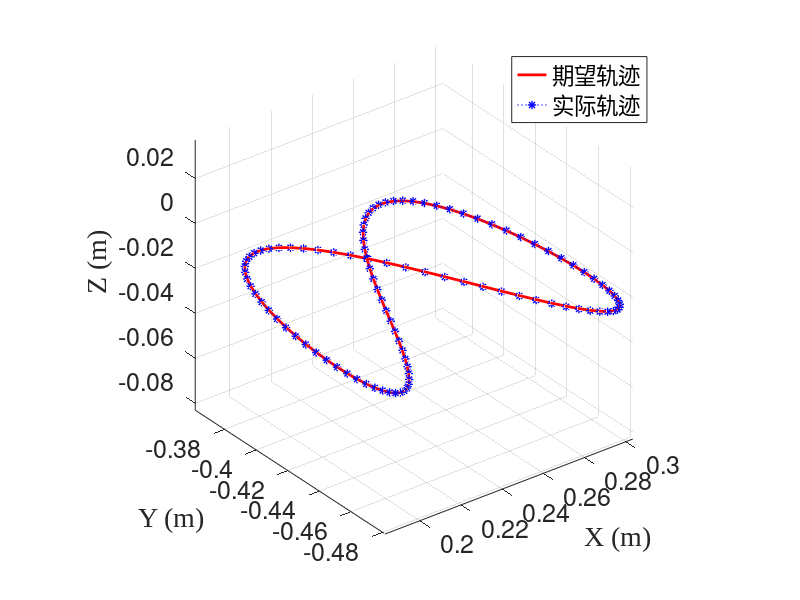
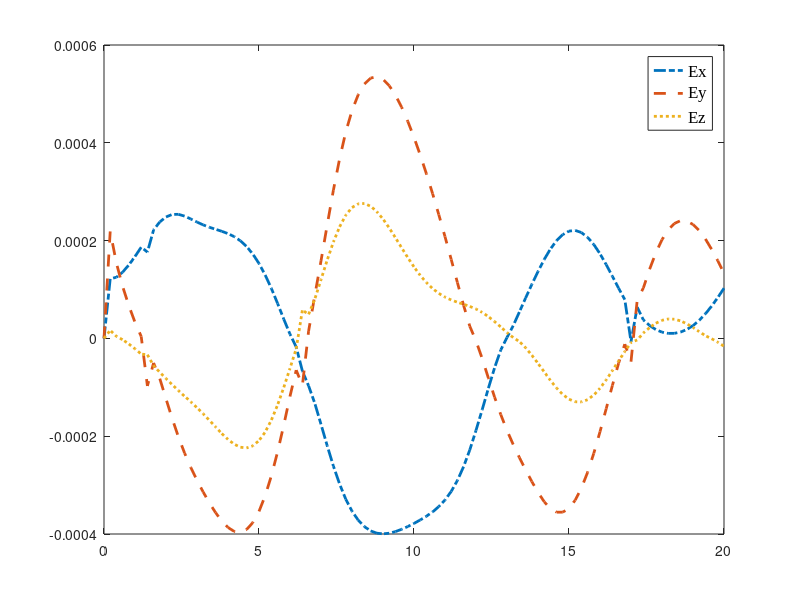

MATLAB code for these plots, in order: (Note: this script raises an error after producing the figures.)
clear;
format long;
% load data/INITdata100.mat;
load data/INITdata100_7.mat;
addpath('functions');

steps = Td/tau+1;
interval = round(steps/100);


% Desired path and acutal trajectory
figure;
plot3(rd(1,1:interval:steps), rd(2,1:interval:steps), rd(3,1:interval:steps), 'r','linewidth', 2);grid on;
hold on;
plot3(ra(1,1:interval:steps), ra(2,1:interval:steps), ra(3,1:interval:steps), 'b:*','linewidth', 1);
hold off;
axis equal
% legend('Desired path', 'Actual trajectory', 'best', 'FontName', 'times new Roman', 'fontsize', 18);
legend('期望轨迹', '实际轨迹', 'best', 'fontsize', 12);
set(gca,'FontSize', 18);
xlabel('X (m)', 'FontName', 'times new Roman','fontsize',20);
ylabel('Y (m)', 'FontName', 'times new Roman','fontsize',20);
zlabel('Z (m)', 'FontName', 'times new Roman','fontsize',20);

% The changes of errors
Error = rd - ra;
figure;
Te = 0:tau:Td;
plot(Te(1:interval:steps),Error(1,1:interval:steps)','-.','linewidth', 2);
hold on;
plot(Te(1:interval:steps),Error(2,1:interval:steps)','--','linewidth', 2);
plot(Te(1:interval:steps),Error(3,1:interval:steps)',':','linewidth', 2);
legend('Ex','Ey','Ez','Location','best', 'FontName', 'times new Roman','fontsize',12);
RMSE = round(sqrt(sum(Error(1,:).^2 + Error(2,:).^2 + Error(3,:).^2)/steps)*1000, 4);
annotation = strcat('RMSE=',mat2str(RMSE),' mm');
text(6.5, -2e-4, annotation, 'fontsize', 12, 'FontName', 'times new Roman');
hold off;
set(gca,'FontSize',18);
xlabel('Time (s)', 'FontName', 'times new Roman','fontsize',20);
ylabel('Error (mm)', 'FontName', 'times new Roman','fontsize',20);

% The changes of joint angles
figure;
plot(Te(1:interval:steps), theta(1,1:interval:steps), 'r-', 'linewidth', 2);%grid on;
hold on;
plot(Te(1:interval:steps), theta(2,1:interval:steps), 'b--', 'linewidth', 2);
plot(Te(1:interval:steps), theta(3,1:interval:steps), 'g:', 'linewidth', 2);
plot(Te(1:interval:steps), theta(4,1:interval:steps), 'c-', 'linewidth', 2);
plot(Te(1:interval:steps), theta(5,1:interval:steps), 'm--', 'linewidth', 2);
plot(Te(1:interval:steps), theta(6,1:interval:steps), 'y:', 'linewidth', 2);
hold off;
set(gca,'FontSize',18);
xlabel('Time (s)', 'FontName', 'times new Roman','fontsize',20);
ylabel('Joint Angle (rad)', 'FontName', 'times new Roman','fontsize',20);
legend('$\theta_1$', '$\theta_2$', '$\theta_3$','$\theta_4$', '$\theta_5$', '$\theta_6$','interpreter','latex', 'FontName', 'times new Roman','fontsize',18);

% The velocity of joint angles
figure;
plot(Te(1:interval:steps-1), dTheta(1,1:interval:steps-1), 'r-', 'linewidth', 2);%grid on;
hold on;
plot(Te(1:interval:steps-1), dTheta(2,1:interval:steps-1), 'b--', 'linewidth', 2);
plot(Te(1:interval:steps-1), dTheta(3,1:interval:steps-1), 'g:', 'linewidth', 2);
plot(Te(1:interval:steps-1), dTheta(4,1:interval:steps-1), 'c-', 'linewidth', 2);
plot(Te(1:interval:steps-1), dTheta(5,1:interval:steps-1), 'm--', 'linewidth', 2);
plot(Te(1:interval:steps-1), dTheta(6,1:interval:steps-1), 'y:', 'linewidth', 2);
hold off;
set(gca,'FontSize',18);
xlabel('Time (s)', 'FontName', 'times new Roman','fontsize',20);
ylabel('Joint Velocity (rad/s)', 'FontName', 'times new Roman','fontsize',20);
legend('$\dot{\theta}_1$', '$\dot{\theta}_2$', '$\dot{\theta}_3$','$\dot{\theta}_4$', '$\dot{\theta}_5$', '$\dot{\theta}_6$','interpreter','latex', 'FontName', 'times new Roman','fontsize',18);

% 二范数
L2Error = sqrt(Error(1,:).^2+Error(2,:).^2+Error(3,:).^2);
figure;
plot(Te, L2Error, 'g-', 'linewidth', 2);

% set(gca,'YLim',[0,0.5]);%X轴的数据显示范围
xlabel('Times (s)', 'FontName', 'times new Roman','fontsize',20);
ylabel('||e(t)||_2 (m)', 'FontName', 'times new Roman','fontsize',20);

% Transformation from DH algorithm to robot physical angles
thetas = [-theta(1,:); theta(2,:)+pi/2; theta(3,:)-pi/2; theta(4,:); theta(5,:)+pi; theta(6,:)-pi/2];

save data/runData thetas;
